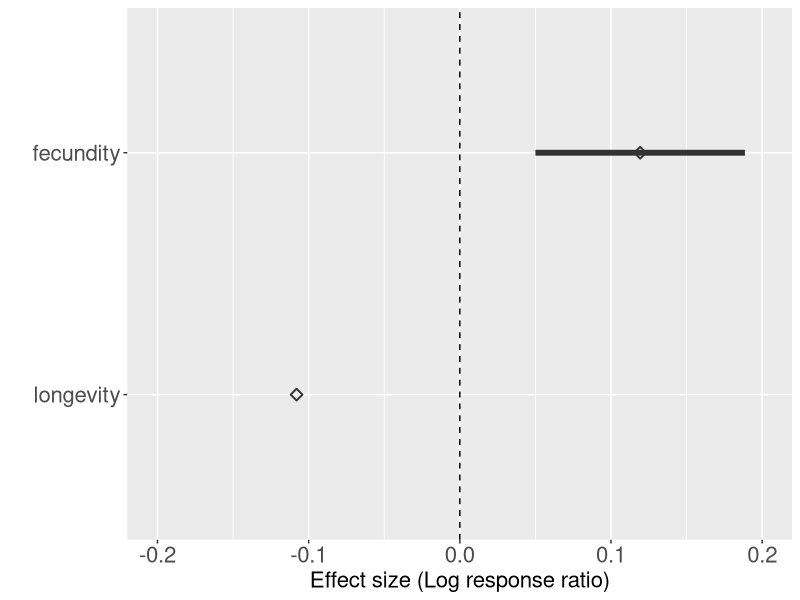

This figure's R source:
library(tidyverse)

options(digits = 2)

My_Theme = theme(
  axis.title.x = element_text(size = 16),
  axis.text.x = element_text(size = 16),
  axis.title.y = element_text(size = 16), 
  axis.text.y = element_text(size = 16))


### SCRIPT FOR GENERATING A CLEAN LONGEVITY DATA SET
long_data <- read.csv("data/polyandry_meta_full_dataset.csv") %>% 
            filter(is.na(con_long) == F & is.na(exp_long) ==F) %>% # remove rows with no longevity data
            select(-con_fecund, -con_fecund_SD, -exp_fecund, -exp_fecund_SD, 
                   -con_fert, -con_fert_SD, -exp_fert, -exp_fert_SD)

write.csv(long_data, "data/long_data.csv")

### SCRIPT FOR GENERATING A CLEAN FECUNDITY DATA SET
fecund_data <- read.csv("data/polyandry_meta_full_dataset.csv") %>%
               filter(!(is.na(con_fecund) == T & is.na(con_fert) == T)) %>% # remove rows with no fecundity data
               select(-con_long, -con_long_SD, -exp_long, -exp_long_SD)

write.csv(fecund_data, "data/fecund_data.csv")


### GLOBAL EFFECT SIZE PLOT
global_results <- read.csv("data/global_model_results.csv")

global_results$fitness_metric <- factor(global_results$fitness_metric, levels = c("longevity", "fecundity"))

ggplot(data = global_results, aes(x = estimate, y = fitness_metric)) + My_Theme + 
  xlab("Effect size (Log response ratio)") + ylab("") + theme(legend.position = "none") + 
  geom_vline(xintercept = 0, linetype = 2) +
  geom_pointrange(data = global_results, aes(x = estimate, xmin = ci.lb, xmax = ci.ub), color = "grey20", 
                  lwd = 2, fatten = 5, shape = 23) + xlim(-0.2, 0.2)
